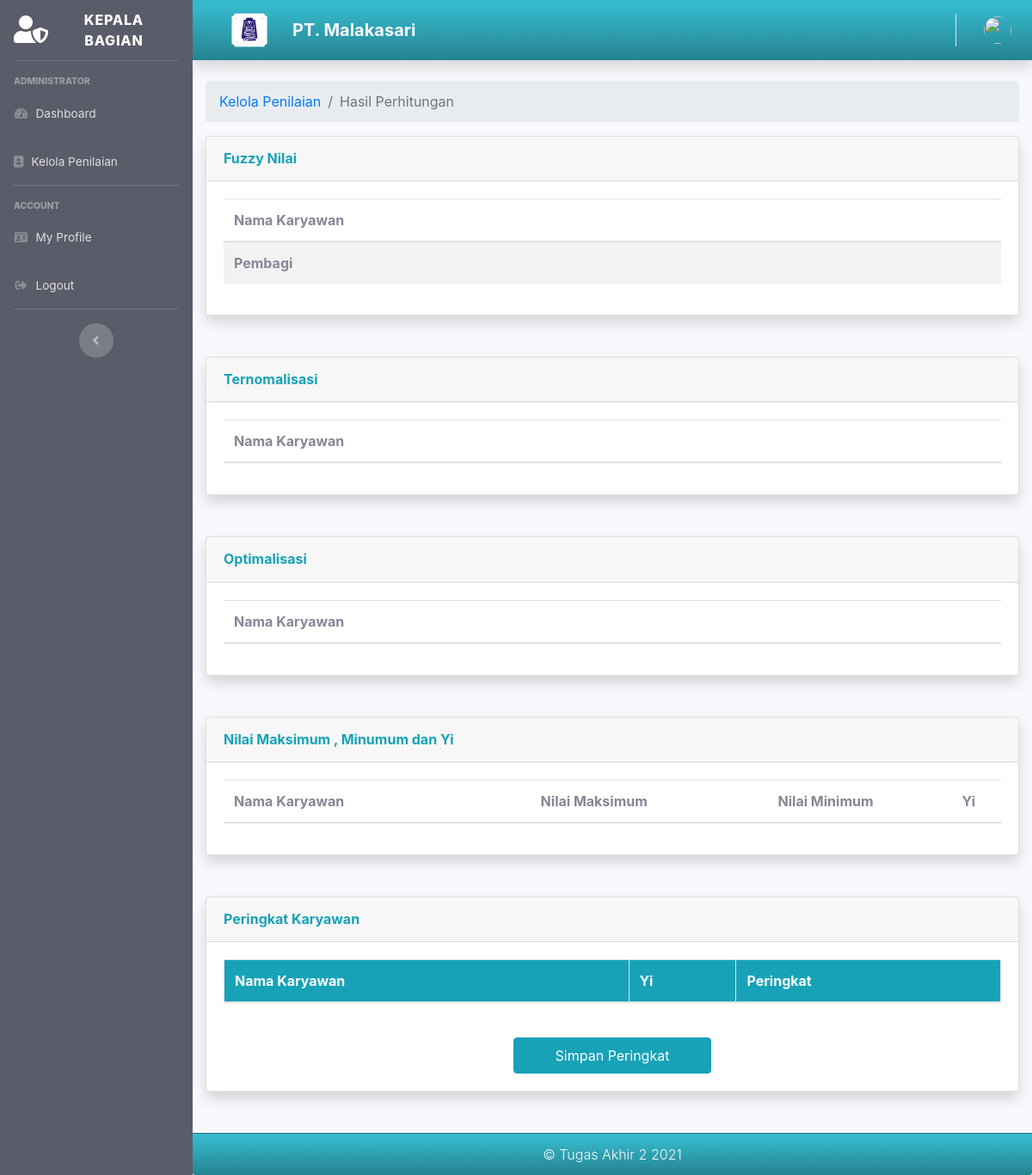
Page /index.php/kepala_bagian/hitung on the earlier database version.
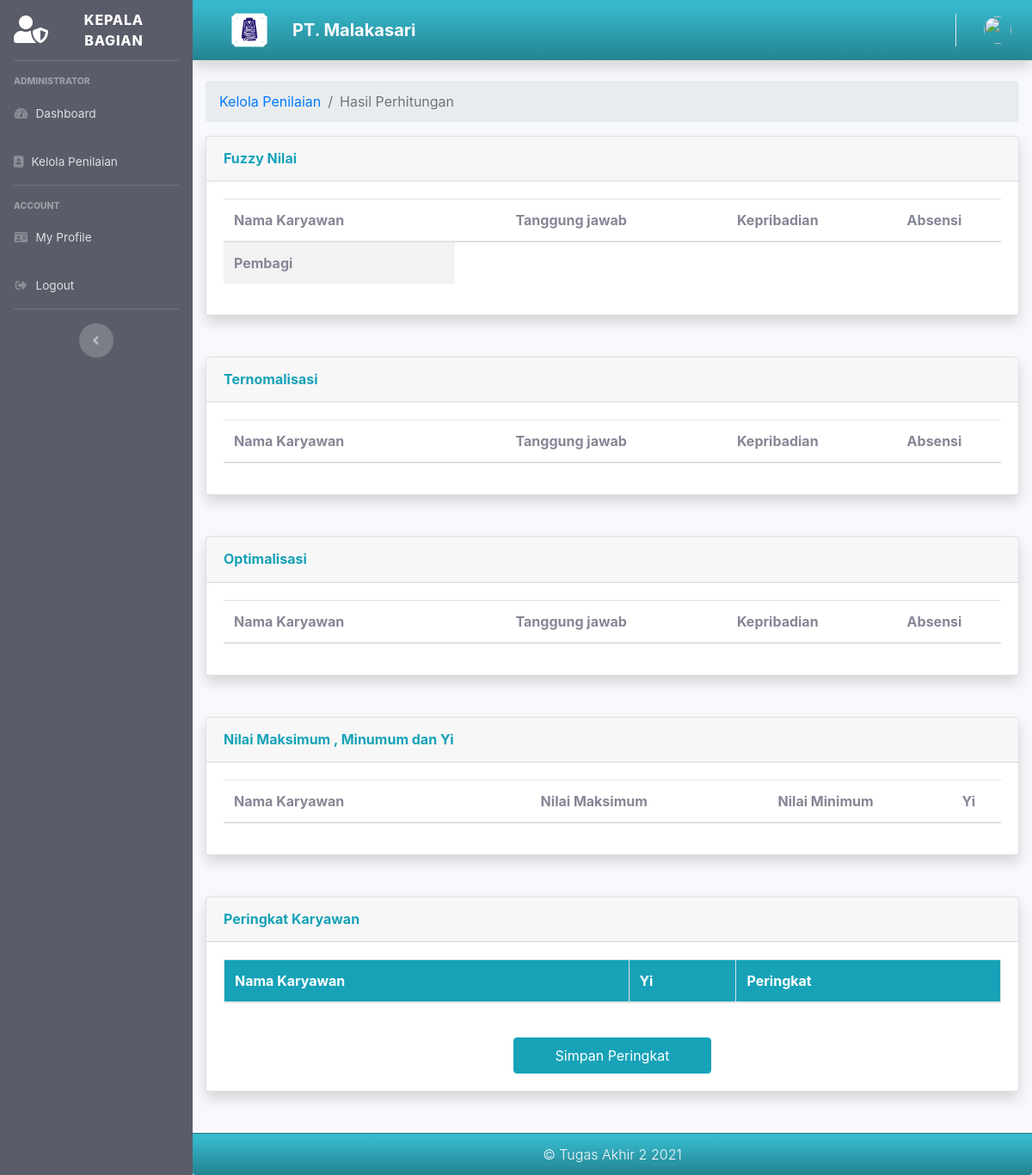
Same page on the later database version.
### tables this page shows
CREATE TABLE `tb_kriteria` (
  `id_kriteria` int(11) NOT NULL,
  `nama_kriteria` varchar(50) NOT NULL,
  `bobot_kriteria` double NOT NULL,
  `jenis_kriteria` varchar(15) NOT NULL,
  `tahun` varchar(4) NOT NULL
);

### application/controllers/Kepala_bagian.php (called while the page is built, shortened)
<?php
class Kepala_bagian extends CI_Controller
{
    public function __construct()
    {
        $this->load->model('Kriteria_model');
        $this->load->model('Kabag_model');
        $this->load->model('Karyawan_model');
        $this->load->model('Penilaian_model');
        $this->load->model('Peringkat_model');
    }
    public function hitung()
    {
        $data['user'] = $this->db->get_where('user', ['email' => $this->session->userdata('email')])->row_array();
        $data['title'] = 'Hasil Perhitungan Penilaian';
        $data['departemen'] = $this->Kabag_model->getDepartemenKabag($this->session->userdata('role_id'));
        $data['kriteria'] = $this->Kriteria_model->getKriteria();
        $bobot    = $this->Kriteria_model->getKriteriaBobot();
        $fuzzy = array();
        $x = count(reset($fuzzy));
        $pembagi = array();
        $ternormalisasi = array();
        $optimalisasi = array();
        $matrixYi = array();
        $data['pembagi']        = $pembagi;
        $data['fuzzy']          = $fuzzy;
        $data['ternormalisasi'] = $ternormalisasi;
        $data['optimalisasi']   = $optimalisasi;
        $data['bobot']          = $bobot;
        $data['matrixYi']       = $matrixYi;
        $this->load->view('templates/kabag_header', $data);
        $this->load->view('templates/kabag_sidebar', $data);
        $this->load->view('templates/kabag_topbar', $data);
        $this->load->view('kepala_bagian/hitung_penilaian', $data);
        $this->load->view('templates/kabag_footer', $data);
    }
}

### index.php (called while the page is built, shortened)
<?php
require_once BASEPATH.'core/CodeIgniter.php';

### application/models/Kriteria_model.php (called while the page is built, shortened)
<?php
class Kriteria_model extends CI_Model
{
  public function getKriteria()
  {
    $this->db->select('*')
      ->from('tb_kriteria')
      ->where('tahun',date('Y'))
      ->order_by('jenis_kriteria', 'ASC')
      ->order_by('id_kriteria', 'ASC');
    $query = $this->db->get();
    return $query->result_array();
  }
}

### application/views/kepala_bagian/hitung_penilaian.php (the view, shortened to what the changed rows need)
<div class="container-fluid">
	<div class="card shadow mb-5">
		<div class="card-body">
			<table class="table table-striped table-hover" style="width:100%">
				<thead>
					<tr>
						<th scope="col">Nama Karyawan</th>
						<?php
						foreach ($kriteria as $k) {
							echo '<th scope="col" class="text-center">' . $k['nama_kriteria'] . '</th>';
						}
						?>
					</tr>
				</thead>
				<tfood>
					<tr>
						<th scope="col">Pembagi</th>
					</tr>
				</tfood>
			</table>
		</div>
	</div>
	<div class="card shadow mb-5">
		<div class="card-body">
			<table class="table table-striped table-hover" style="width:100%">
				<thead>
					<tr>
						<th scope="col">Nama Karyawan</th>
						<?php
						foreach ($kriteria as $k) {
							echo '<th scope="col" class="text-center">' . $k['nama_kriteria'] . '</th>';
						}
						?>
					</tr>
				</thead>
			</table>
		</div>
	</div>
	<div class="card shadow mb-5">
		<div class="card-body">
			<table class="table table-striped table-hover" style="width:100%">
				<thead>
					<tr>
						<th scope="col">Nama Karyawan</th>
						<?php
						foreach ($kriteria as $k) {
							echo '<th scope="col" class="text-center">' . $k['nama_kriteria'] . '</th>';
						}
						?>
					</tr>
				</thead>
			</table>
		</div>
	</div>
	<div class="card shadow mb-5">
		<div class="card-body">
			<table class="table table-striped table-hover" style="width:100%">
				<thead>
					<tr>
						<th scope="col">Nama Karyawan</th>
						<th scope="col" class="text-center">Nilai Maksimum</th>
						<th scope="col" class="text-center">Nilai Minimum</th>
						<th scope="col" class="text-center">Yi</th>
					</tr>
				</thead>
			</table>
		</div>
	</div>
	<div class="card shadow mb-5">
		<div class="card-body">
			<?php
				$cekRank = $this->Karyawan_model->CekRankingIfNull($departemen);
				if (empty($cekRank)) {
					echo'<form action="'.base_url("kepala_bagian/simpan_peringkat").'" method="post">';
				}else{
					echo'<form action="'.base_url("kepala_bagian/reset_peringkat").'" method="post">';
				}
			?>
				<table class="table table-bordered table-hover" style="width:100%">
					<thead>
						<tr class="bg-info text-white">
							<th scope="col">Nama Karyawan</th>
							<th scope="col">Yi</th>
							<th scope="col">Peringkat</th>
						</tr>
					</thead>
			</table>
			<br>
			</form>
		</div>
	</div>
</div>
</div>

Differences in the rows shown:
added tb_kriteria: nama_kriteria "Tanggung jawab"
added tb_kriteria: nama_kriteria "Kepribadian"
added tb_kriteria: nama_kriteria "Absensi"
